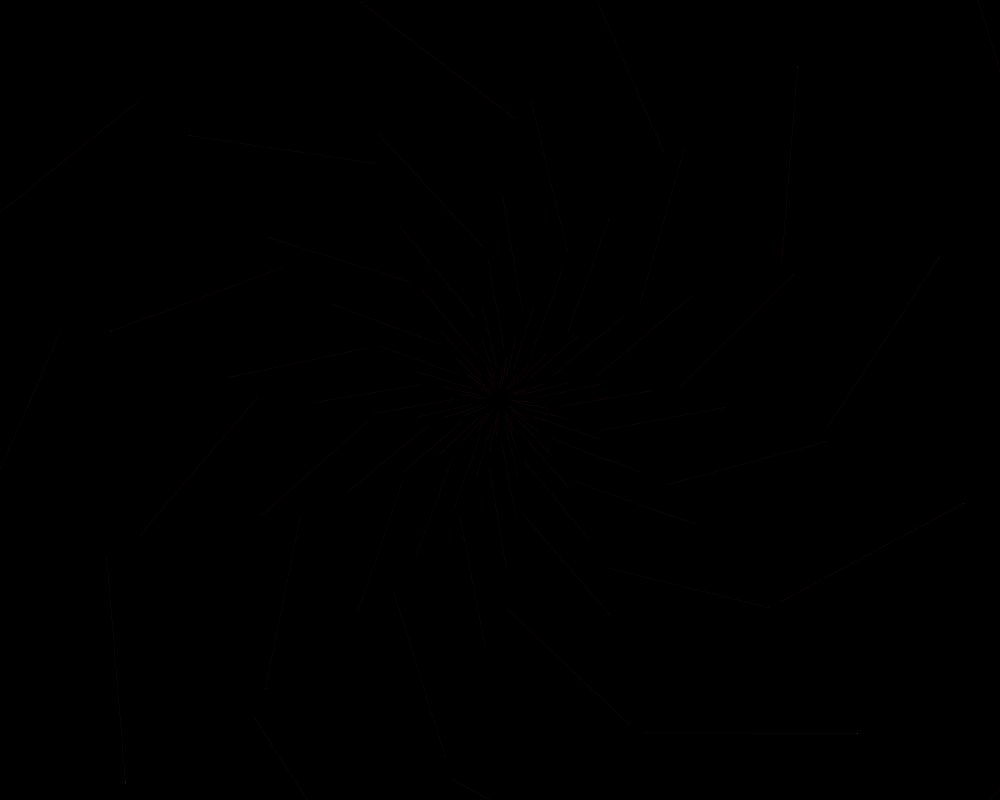
Frame 1 (no input)
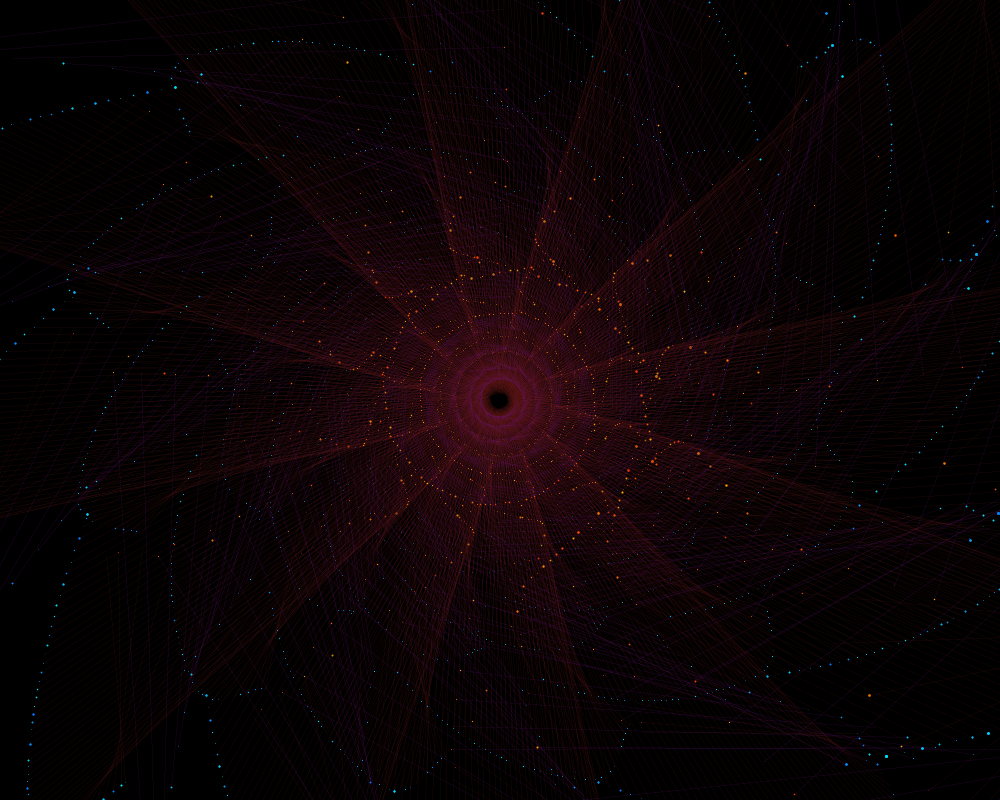
Frame 60 (the mouse pressed at the canvas centre just before this capture)
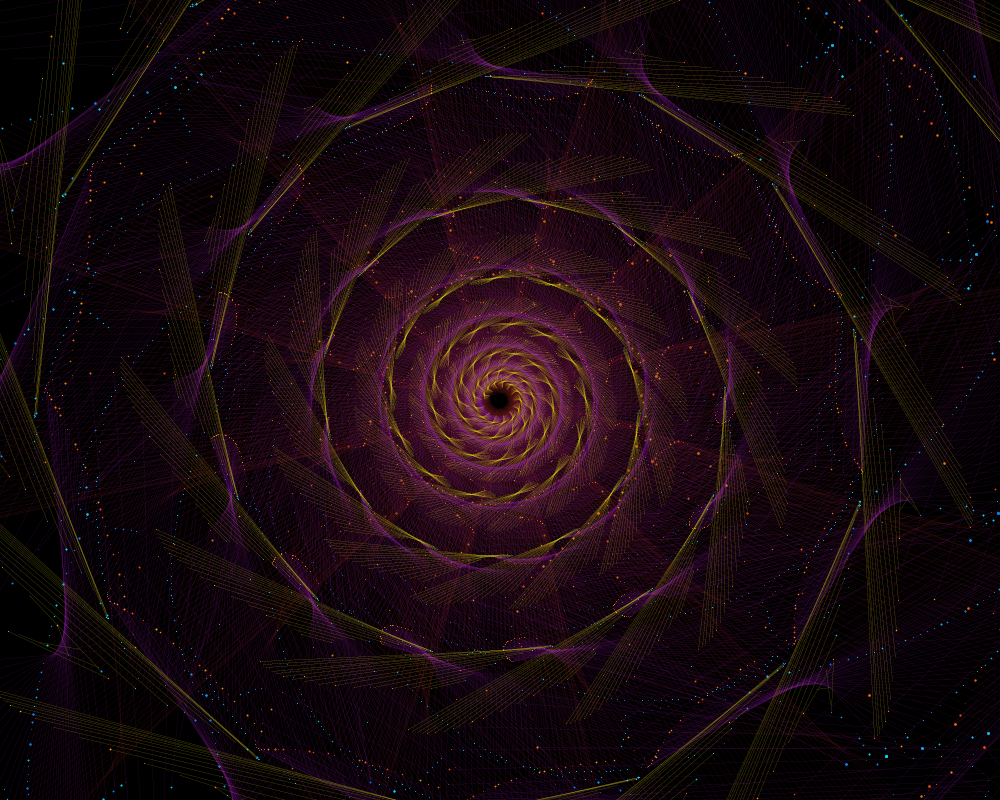
Frame 120 (the mouse held since frame 60 and released just before this capture)

The Processing sketch that drew these frames (run headless with seeded random() and noise(); from frame 60 on, the mouse is pressed at the canvas centre):

// Processing sketch: processing_126914
// ── processing_126914.pde

class mCurve {

  float x, y, xx, yy, bx, by, t;
  mCurve (float vx, float vy, float vxx, float vyy, float bx, float by, float tt) {
  }
}

mCurve Curve1=new mCurve(1, 1, 1, 1, 1, 1, 1);
mCurve Curve2=new mCurve(1, 1, 1, 1, 1, 1, 1);
mCurve Curve1next=new mCurve(1, 1, 1, 1, 1, 1, 1);
mCurve Curve2next=new mCurve(1, 1, 1, 1, 1, 1, 1);

float xx1, yy1, xx2, yy2, xx1n, yy1n, xx1nn, yy1nn, xx2n, yy2n, xx2nn, yy2nn, counter1, hue, br=100, sat=200;
int prob6 =6;
int prob10 =5;
int prob5 =4;
float strokeBlue, strokeOrange, counterstep, tstep, angle=100;
int savedTime;
int totalTime = 40000;
int globalMode =1;
int backwards=500;
float anglestep=.0005;
int sizew =1000,sizeh=800;
void setup()
{ 
  Curve1.x=random(sizew);
  Curve1.y=random(sizeh); 
  Curve1.xx=random(sizew); 
  Curve1.yy=random(sizeh); 
  Curve1.bx=random(sizew);  
  Curve1.by=random(sizeh);
  Curve2.x=random(sizew);
  Curve2.y=random(sizeh); 
  Curve2.xx=random(sizew); 
  Curve2.yy=random(sizeh);   
  Curve2.bx=random(sizew);  
  Curve2.by=random(sizeh);
  Curve1next.x=random(sizew);
  Curve1next.y=random(sizeh); 
  Curve1next.xx=random(sizew); 
  Curve1next.yy=random(sizeh); 
  Curve1next.bx=random(sizew);  
  Curve1next.by=random(sizeh);
  Curve2next.x=random(sizew);
  Curve2next.y=random(sizeh); 
  Curve2next.xx=random(sizew); 
  Curve2next.yy=random(sizeh);   
  Curve2next.bx=random(sizew);  
  Curve2next.by=random(sizeh);


  size(1000, 800 );
  background(0);
  colorMode(HSB);
  stroke(255, 255, 255);
  frameRate(200);
  savedTime = millis();
}


void draw ()
{   


  int passedTime = millis() - savedTime;
  if (passedTime > totalTime) {
    background(0); 
    savedTime = millis();
  }
  if (int(random(0, backwards))==1) {
    angle=random(PI*2);
    anglestep=-random(0, .0005);
  } 
  if (int(random(0, backwards))==2) {
    angle=random(PI*2); 
    anglestep=random(0, .0005);
  } 

  angle=angle+anglestep;
  if (keyPressed) {  
    if (key == 's') {
      save("normal.png");
    }
    if (key == 'a') {  
      setup();
    }
    if (key == '1') {  
      globalMode =1; 
      background(0);
      totalTime=30000;
    }
    if (key == '2') {  
      globalMode =2;
      background(0);
      totalTime=600000;
    }
    if (key == '0') {  
      globalMode =0;
      background(0);
      totalTime=60000;
    }
    
       if(key=='b') {
    filter(BLUR);
    } 
    
       if(key=='n') {
    noLoop();
    //keyReleased();

    } 
    
   
  } 

  switch (globalMode) {
  case 0: 
    render(0.005, 0.005, 0);
    break;
  case 1: 
   //render(0.025, random(0.01,0.02), 1);
   render(0.020, 0.010, 1);
    break;
  case 2: 
    render(random(0.01,0.06), random(0.01,.017), 2);
    scale(1);
    break;
  }
}


void render (float counterV, float stepV, int mode)

{

  if (mousePressed) {
    if (mouseButton == LEFT) {
      Curve1.bx=mouseX; 
      Curve1.by=mouseY;
    }
    if (mouseButton == RIGHT) {
      Curve2.bx=mouseX; 
      Curve2.by=mouseY;
    }
  }

  if (mode==0) {
    background(0);
    stroke(140, 255, 255); 
    strokeWeight(10); 
    point(Curve1.x, Curve1.y); 
    strokeWeight(10); 
    point(Curve1.xx, Curve1.yy); 
    stroke(20, 255, 255); 
    strokeWeight(10); 
    point(Curve2.x, Curve2.y); 
    strokeWeight(10); 
    point(Curve2.xx, Curve2.yy);
    stroke(140, 200, 60); 
    strokeWeight(10); 
    point(Curve1next.x, Curve1next.y); 
    strokeWeight(10); 
    point(Curve1next.xx, Curve1next.yy);
    stroke(20, 255, 255); 
    strokeWeight(10); 
    point(Curve2next.x, Curve2next.y); 
    strokeWeight(10); 
    point(Curve2next.xx, Curve2next.yy); 
    strokeWeight(20);  
    point(Curve2.bx, Curve2.by);
    stroke(140, 200, 60);
    strokeWeight(20);  
    point(Curve1.bx, Curve1.by); 
    stroke(20, 255, 255);
    strokeWeight(20);  
    point(Curve2.bx, Curve2.by);
    stroke(255, 255, 255);
    textSize(16);
    text("The left and the right clicks control the line curvature", width/2-100, height-180); 
    text("Press 1, 2 and 0 for different modes, 'a' to clear, 's' to save", width/2-100, height-150);
  }
  if (mode==1) {
    translate(width/2, height/2);
  }

  strokeBlue=random(0, 3);
  strokeOrange=random(0, 3);

  if (counter1>=1) {
    hue=random(100, 140); br=100; sat=100;
    if (int(random(0, prob6))>=4) {
      hue=random(200, 250); 
      br=random(80, 150);  
      sat=random(80, 120);
    }
    if (int(random(0, prob10))==1) {
      hue=random(0, 40);   
      br=random(150, 255);   
      sat=random(240, 255);
    }
    if (int(random(0, prob5))==1) {
      hue=random(150, 170);  
      br=random(20, 90);   
      sat=random(240, 255);
    }

    if (mode==1) {
      hue=random(0, 255);
      br=random(100, 255);
      sat=random(110, 255);
      if (br<150) {      sat=random(220, 255);}

    }
    counter1=0;
    Curve1.x= Curve1next.x;
    Curve1.y= Curve1next.y;
    Curve1.bx= Curve1next.bx;
    Curve1.by= Curve1next.by;
    Curve1.xx= Curve1next.xx;
    Curve1.yy= Curve1next.yy;
    Curve1next.x=random(width);
    Curve1next.y=random(height); 
    Curve1next.xx=random(width); 
    Curve1next.yy=random(height); 
    Curve1next.bx=random(width);  
    Curve1next.by=random(height);
    Curve2.x= Curve2next.x;
    Curve2.y= Curve2next.y;
    Curve2.bx= Curve2next.bx;
    Curve2.by= Curve2next.by;
    Curve2.xx= Curve2next.xx;
    Curve2.yy= Curve2next.yy;
    Curve2next.x=random(width);
    Curve2next.y=random(height); 
    Curve2next.xx=random(width); 
    Curve2next.yy=random(height);   
    Curve2next.bx=random(width);  
    Curve2next.by=random(height);
  }
  else
  {
    counter1=counter1+counterV;
    for (float t=0; t<1;t=t+stepV)
    {
      xx1 = (int) ((1-t)*(1-t)*Curve1.x + 2*(1-t)*t*Curve1.bx+t*t*Curve1.xx);  
      yy1 = (int)((1-t)*(1-t)*Curve1.y + 2*(1-t)*t*Curve1.by+t*t*Curve1.yy);  
      xx2 =(int) ((1-t)*(1-t)*Curve2.x + 2*(1-t)*t*Curve2.bx+t*t*Curve2.xx);   
      yy2 = (int)((1-t)*(1-t)*Curve2.y + 2*(1-t)*t*Curve2.by+t*t*Curve2.yy);  
      stroke(random(130, 150), 255, 255);
      if (mode==2) {
         strokeBlue=random(1, 2);
  strokeOrange=random(1, 2);
      }
      strokeWeight(strokeBlue);
      point(xx1, yy1);
      point(xx1, yy1);
      stroke(random(10, 30), 255, 255);
      if (mode==2) {
  strokeBlue=random(1, 2);
  strokeOrange=random(1, 2);
      }
      strokeWeight(strokeOrange);
      point(xx2, yy2);
      stroke(hue, sat, br);
      strokeWeight(random(0));
      line(xx1, yy1, xx2, yy2);  
      if (mode==1) {
        scale(0.965);   
        rotate(angle);
      }
      if (mode==2) {
        scale(1);
      }
    }
  }
  xx1n =(int) ((1-counter1)*(1-counter1)*Curve1.x + 2*(1-counter1)*counter1*Curve1.bx+counter1*counter1*Curve1next.x);   
  yy1n = (int)((1-counter1)*(1-counter1)*Curve1.y + 2*(1-counter1)*counter1*Curve1.by+counter1*counter1*Curve1next.y);  
  xx1nn =(int) ((1-counter1)*(1-counter1)*Curve1.xx + 2*(1-counter1)*counter1*Curve1.bx+counter1*counter1*Curve1next.xx);   
  yy1nn = (int)((1-counter1)*(1-counter1)*Curve1.yy + 2*(1-counter1)*counter1*Curve1.by+counter1*counter1*Curve1next.yy);   
  xx2n =(int) ((1-counter1)*(1-counter1)*Curve2.x + 2*(1-counter1)*counter1*Curve2.bx+counter1*counter1*Curve2next.x);   
  yy2n = (int)((1-counter1)*(1-counter1)*Curve2.y + 2*(1-counter1)*counter1*Curve2.by+counter1*counter1*Curve2next.y);  
  xx2nn =(int) ((1-counter1)*(1-counter1)*Curve2.xx + 2*(1-counter1)*counter1*Curve2.bx+counter1*counter1*Curve2next.xx);   
  yy2nn = (int)((1-counter1)*(1-counter1)*Curve2.yy + 2*(1-counter1)*counter1*Curve2.by+counter1*counter1*Curve2next.yy);  
  Curve1.x=xx1n;
  Curve1.y=yy1n;
  Curve1.xx=xx1nn;
  Curve1.yy=yy1nn;
  Curve2.x=xx2n;
  Curve2.y=yy2n;
  Curve2.xx=xx2nn;
  Curve2.yy=yy2nn;
}

void keyReleased()
{  if(key=='n') {
    loop();}
}
